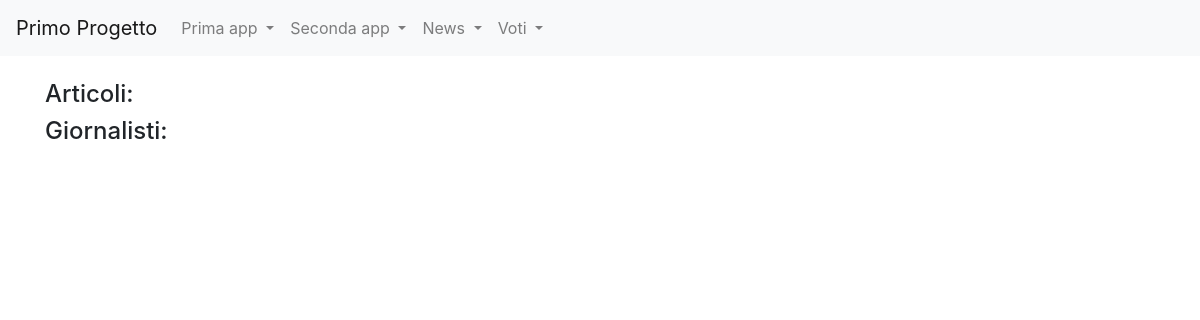
The page /news/ on the database as committed earlier.
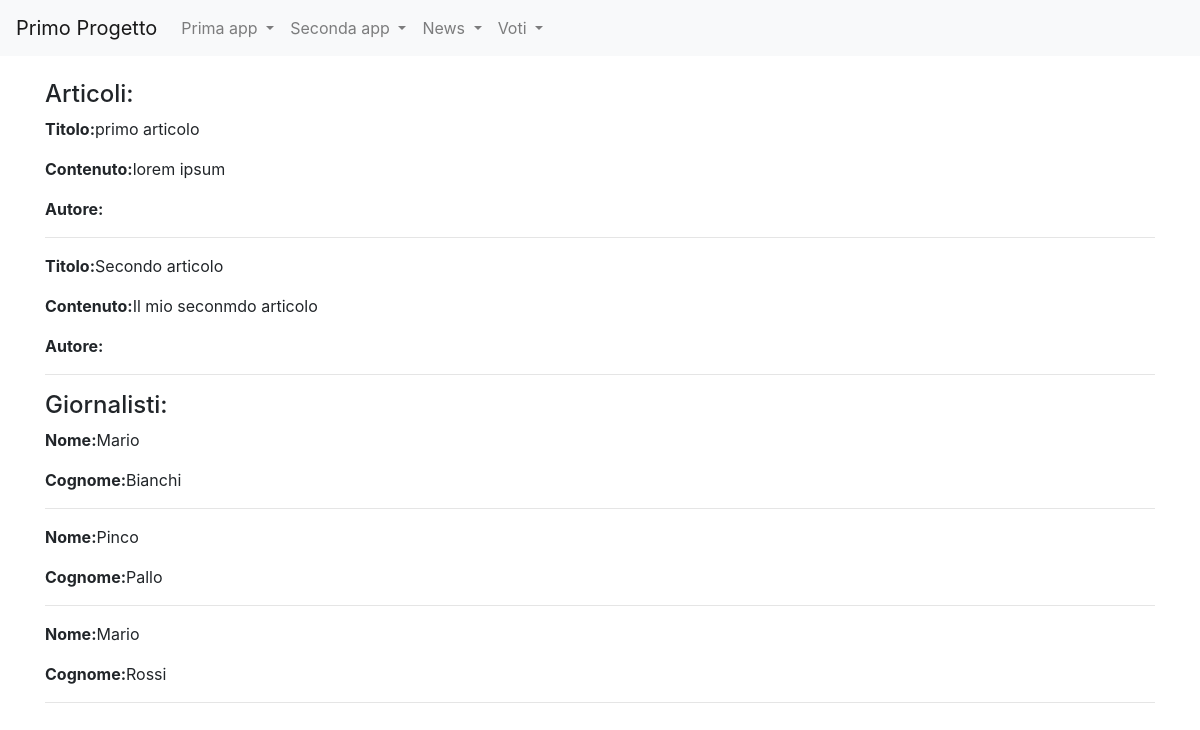
The same page on the database as committed later.
### news/models.py (models this page shows)
class Articolo(models.Model):
    titolo=models.CharField(max_length=20)
    contenuto=models.TextField()
    giornalista=models.ForeignKey(Giornalista, on_delete=models.CASCADE, related_name="articoli")
    visualizzazioni=models.IntegerField(default=0)
    data_articolo=models.DateTimeField(default=datetime.now())
    def __str__(self):
        return self.titolo
    class Meta:
        verbose_name="Articolo"
        verbose_name_plural="Articoli"

class Giornalista(models.Model):
    nome=models.CharField(max_length=20)
    cognome=models.CharField(max_length=20)
    anno_nascita=models.DateTimeField(default=datetime.now())
    def __str__(self):
        return self.nome+" "+self.cognome
    class Meta:
        verbose_name="Giornalista"
        verbose_name_plural="Giornalisti"

### news/views.py (the view)
# urls.py: path('',home,name="homeview"),
def home(request):
    articoli=Articolo.objects.all()
    giornalisti=Giornalista.objects.all()
    context={"articoli":articoli,"giornalisti":giornalisti}
    print(context)
    return render(request,"homepage_news.html",context)

### news/templates/homepage_news.html (shortened to what this page needs)
{% extends "base.html" %}
{% block content %}
    <h4>Articoli:</h4>
    {% for articolo in articoli %}
        <p><strong>Titolo:</strong>{{articolo.titolo}}</p>
        <p><strong>Contenuto:</strong>{{articolo.contenuto}}</p>
        <p><strong>Autore:</strong>{{articolo.autore}}</p>
        <hr>
    {% endfor %}
    <h4>Giornalisti:</h4>
    {% for giornalista in giornalisti %}
        <p><strong>Nome:</strong>{{giornalista.nome}}</p>
        <p><strong>Cognome:</strong>{{giornalista.cognome}}</p>
        <hr>
    {% endfor %}
{% endblock content %}

### templates/base.html (shortened to what this page needs)
<!doctype html>
{% load static %}
<html lang="en">
  <head>
    <link rel="stylesheet" href="https://cdn.jsdelivr.net/npm/bootstrap@4.5.3/dist/css/bootstrap.min.css">
  </head>
  <body>
    <nav class="navbar navbar-expand-lg navbar-light bg-light">
        <a class="navbar-brand" href="">Primo Progetto</a>
        <div class="collapse navbar-collapse" id="navbarSupportedContent">
          <ul class="navbar-nav mr-auto">
            <li class="nav-item dropdown">
              <a class="nav-link dropdown-toggle" href="#" id="navbarDropdown" role="button" data-toggle="dropdown" aria-haspopup="true" aria-expanded="false">
                Prima app
              </a>
            </li>
            <li class="nav-item dropdown">
                <a class="nav-link dropdown-toggle" href="#" id="navbarDropdown" role="button" data-toggle="dropdown" aria-haspopup="true" aria-expanded="false">
                  Seconda app
                </a>
            </li>
            <li class="nav-item dropdown">
              <a class="nav-link dropdown-toggle" href="#" id="navbarDropdown" role="button" data-toggle="dropdown" aria-haspopup="true" aria-expanded="false">
                News
              </a>
            </li>
            <li class="nav-item dropdown">
              <a class="nav-link dropdown-toggle" href="#" id="navbarDropdown" role="button" data-toggle="dropdown" aria-haspopup="true" aria-expanded="false">
                Voti
              </a>
            </li>
          </ul>
        </div>
    </nav>
    <div class="container my-4">
    {% block content %}
    {% endblock content %}
    </div>
  </body>
</html>

Rows that differ between the two databases and show on the page:
added Articolo: titolo "primo articolo", contenuto "lorem ipsum"
added Articolo: titolo "Secondo articolo", contenuto "Il mio seconmdo articolo"
added Giornalista: nome "Mario", cognome "Bianchi"
added Giornalista: nome "Pinco", cognome "Pallo"
added Giornalista: nome "Mario", cognome "Rossi"
